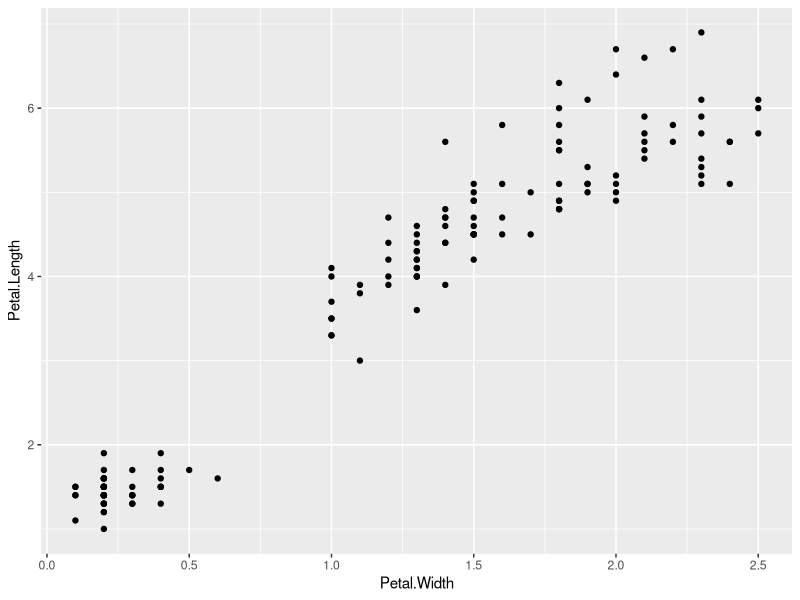
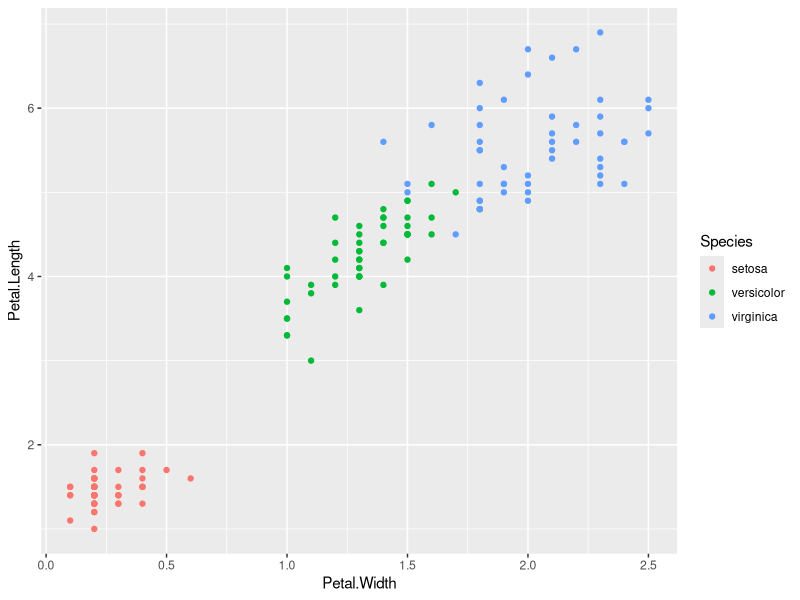

The R script that drew these images, in order: (Note: this script raises an error after producing the figures.)
iris
library(tidyverse)
View(iris)
ggplot(data = iris) + geom_point(mapping = aes(x = Petal.Width, y = Petal.Length))
ggplot(data = iris) + geom_point(mapping = aes(x = Petal.Width, y = Petal.Length, color = Species))
kmeans(iris[,3:4], centers = 3)
km <- kmeans(iris[,3:4], centers = 3)
ggplot(data = iris) + geom_point(mapping = aes(x = Petal.Width, y = Petal.Length, color = Species)) + geom_point(data = km$centers, mapping = aes(x = Petal.Width, y = Petal.Length, color = Species))
class(km$centers)
class(as.data.frame(km$centers))
class(km$centers)
ggplot(data = iris) + geom_point(mapping = aes(x = Petal.Width, y = Petal.Length, color = Species)) + geom_point(data = as.data.frame(km$centers), mapping = aes(x = Petal.Width, y = Petal.Length), color = "red")
ggplot(data = iris) + geom_point(mapping = aes(x = Petal.Width, y = Petal.Length, color = Species)) + geom_point(data = as.data.frame(km$centers), mapping = aes(x = Petal.Width, y = Petal.Length), color = "red", size = 5)
km$cluster
table(iris$Species, km$cluster)
km <- kmeans(iris[,3:4], centers = 3)
table(iris$Species, km$cluster)
km <- kmeans(iris[,3:4], centers = 3)
table(iris$Species, km$cluster)
km <- kmeans(iris[,3:4], centers = 3, nstart = 2)
table(iris$Species, km$cluster)
irismean <- kmeans(iris[, 1:4], centers = 3)
table(iris$Species, irismean$cluster)
irismean <- kmeans(iris[, 1:4], centers = 3, nstart = 2)
table(iris$Species, irismean$cluster)
ggplot(data = iris) + geom_point(mapping = aes(x = Petal.Width, y = Petal.Length, color = Species)) + geom_point(data = as.data.frame(km$centers), mapping = aes(x = Petal.Width, y = Petal.Length), color = "red", size = 5)
irismean <- kmeans(iris[, 1:4], centers = 3, nstart = 2)
table(iris$Species, irismean$cluster)
ggplot(data = iris) + geom_point(mapping = aes(x = Petal.Width, y = Petal.Length, color = Species)) + geom_point(data = as.data.frame(km$centers), mapping = aes(x = Petal.Width, y = Petal.Length), color = "red", size = 5)
